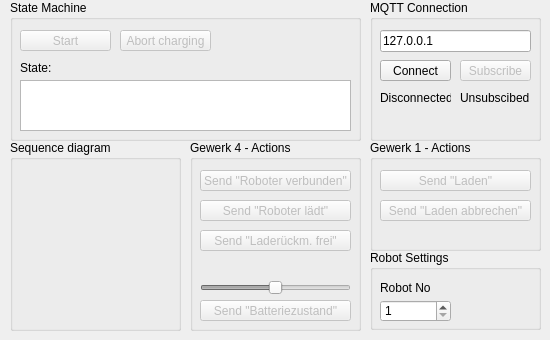
<?xml version="1.0" encoding="UTF-8"?>
<ui version="4.0">
 <class>DummyWindowGW4</class>
 <widget class="QWidget" name="DummyWindowGW4">
  <property name="geometry">
   <rect>
    <x>0</x>
    <y>0</y>
    <width>550</width>
    <height>340</height>
   </rect>
  </property>
  <property name="windowTitle">
   <string>Form</string>
  </property>
  <widget class="QGroupBox" name="groupBox">
   <property name="geometry">
    <rect>
     <x>190</x>
     <y>140</y>
     <width>171</width>
     <height>191</height>
    </rect>
   </property>
   <property name="title">
    <string>Gewerk 4 - Actions</string>
   </property>
   <widget class="QPushButton" name="pushButton_3">
    <property name="enabled">
     <bool>false</bool>
    </property>
    <property name="geometry">
     <rect>
      <x>10</x>
      <y>30</y>
      <width>151</width>
      <height>21</height>
     </rect>
    </property>
    <property name="text">
     <string>Send &quot;Roboter verbunden&quot;</string>
    </property>
   </widget>
   <widget class="QPushButton" name="pushButton_4">
    <property name="enabled">
     <bool>false</bool>
    </property>
    <property name="geometry">
     <rect>
      <x>10</x>
      <y>60</y>
      <width>151</width>
      <height>21</height>
     </rect>
    </property>
    <property name="text">
     <string>Send &quot;Roboter lädt&quot;</string>
    </property>
   </widget>
   <widget class="QPushButton" name="pushButton_5">
    <property name="enabled">
     <bool>false</bool>
    </property>
    <property name="geometry">
     <rect>
      <x>10</x>
      <y>90</y>
      <width>151</width>
      <height>21</height>
     </rect>
    </property>
    <property name="text">
     <string>Send &quot;Laderückm. frei&quot;</string>
    </property>
   </widget>
   <widget class="QPushButton" name="pushButton_6">
    <property name="enabled">
     <bool>false</bool>
    </property>
    <property name="geometry">
     <rect>
      <x>10</x>
      <y>160</y>
      <width>151</width>
      <height>21</height>
     </rect>
    </property>
    <property name="text">
     <string>Send &quot;Batteriezustand&quot;</string>
    </property>
   </widget>
   <widget class="QSlider" name="horizontalSlider">
    <property name="enabled">
     <bool>false</bool>
    </property>
    <property name="geometry">
     <rect>
      <x>10</x>
      <y>140</y>
      <width>151</width>
      <height>16</height>
     </rect>
    </property>
    <property name="maximum">
     <number>100</number>
    </property>
    <property name="value">
     <number>50</number>
    </property>
    <property name="orientation">
     <enum>Qt::Horizontal</enum>
    </property>
   </widget>
  </widget>
  <widget class="QGroupBox" name="groupBox_2">
   <property name="geometry">
    <rect>
     <x>370</x>
     <y>0</y>
     <width>171</width>
     <height>141</height>
    </rect>
   </property>
   <property name="title">
    <string>MQTT Connection</string>
   </property>
   <widget class="QLineEdit" name="lineEdit">
    <property name="geometry">
     <rect>
      <x>10</x>
      <y>30</y>
      <width>151</width>
      <height>22</height>
     </rect>
    </property>
    <property name="text">
     <string>127.0.0.1</string>
    </property>
   </widget>
   <widget class="QPushButton" name="pushButton">
    <property name="enabled">
     <bool>true</bool>
    </property>
    <property name="geometry">
     <rect>
      <x>10</x>
      <y>60</y>
      <width>71</width>
      <height>21</height>
     </rect>
    </property>
    <property name="text">
     <string>Connect</string>
    </property>
   </widget>
   <widget class="QLabel" name="label">
    <property name="geometry">
     <rect>
      <x>10</x>
      <y>90</y>
      <width>71</width>
      <height>16</height>
     </rect>
    </property>
    <property name="text">
     <string>Disconnected</string>
    </property>
   </widget>
   <widget class="QPushButton" name="pushButton_7">
    <property name="enabled">
     <bool>false</bool>
    </property>
    <property name="geometry">
     <rect>
      <x>90</x>
      <y>60</y>
      <width>71</width>
      <height>21</height>
     </rect>
    </property>
    <property name="text">
     <string>Subscribe</string>
    </property>
   </widget>
   <widget class="QLabel" name="label_5">
    <property name="geometry">
     <rect>
      <x>90</x>
      <y>90</y>
      <width>71</width>
      <height>16</height>
     </rect>
    </property>
    <property name="text">
     <string>Unsubscibed</string>
    </property>
   </widget>
  </widget>
  <widget class="QGroupBox" name="groupBox_3">
   <property name="geometry">
    <rect>
     <x>10</x>
     <y>0</y>
     <width>351</width>
     <height>141</height>
    </rect>
   </property>
   <property name="title">
    <string>State Machine</string>
   </property>
   <widget class="QPushButton" name="pushButton_2">
    <property name="enabled">
     <bool>false</bool>
    </property>
    <property name="geometry">
     <rect>
      <x>10</x>
      <y>30</y>
      <width>91</width>
      <height>21</height>
     </rect>
    </property>
    <property name="text">
     <string>Start</string>
    </property>
   </widget>
   <widget class="QLabel" name="label_3">
    <property name="geometry">
     <rect>
      <x>10</x>
      <y>60</y>
      <width>151</width>
      <height>16</height>
     </rect>
    </property>
    <property name="text">
     <string>State:</string>
    </property>
   </widget>
   <widget class="QPushButton" name="pushButton_8">
    <property name="enabled">
     <bool>false</bool>
    </property>
    <property name="geometry">
     <rect>
      <x>110</x>
      <y>30</y>
      <width>91</width>
      <height>21</height>
     </rect>
    </property>
    <property name="text">
     <string>Abort charging</string>
    </property>
   </widget>
   <widget class="QPlainTextEdit" name="plainTextEdit">
    <property name="geometry">
     <rect>
      <x>10</x>
      <y>80</y>
      <width>331</width>
      <height>51</height>
     </rect>
    </property>
    <property name="plainText">
     <string/>
    </property>
   </widget>
  </widget>
  <widget class="QGroupBox" name="groupBox_4">
   <property name="geometry">
    <rect>
     <x>10</x>
     <y>140</y>
     <width>171</width>
     <height>191</height>
    </rect>
   </property>
   <property name="title">
    <string>Sequence diagram</string>
   </property>
   <widget class="QLabel" name="label_4">
    <property name="geometry">
     <rect>
      <x>10</x>
      <y>20</y>
      <width>151</width>
      <height>161</height>
     </rect>
    </property>
    <property name="text">
     <string/>
    </property>
    <property name="pixmap">
     <pixmap>../../Desktop/gw4_sqd.jpg</pixmap>
    </property>
    <property name="scaledContents">
     <bool>true</bool>
    </property>
   </widget>
  </widget>
  <widget class="QGroupBox" name="groupBox_5">
   <property name="geometry">
    <rect>
     <x>370</x>
     <y>140</y>
     <width>171</width>
     <height>111</height>
    </rect>
   </property>
   <property name="title">
    <string>Gewerk 1 - Actions</string>
   </property>
   <widget class="QPushButton" name="pushButton_9">
    <property name="enabled">
     <bool>false</bool>
    </property>
    <property name="geometry">
     <rect>
      <x>10</x>
      <y>30</y>
      <width>151</width>
      <height>21</height>
     </rect>
    </property>
    <property name="text">
     <string>Send &quot;Laden&quot;</string>
    </property>
   </widget>
   <widget class="QPushButton" name="pushButton_10">
    <property name="enabled">
     <bool>false</bool>
    </property>
    <property name="geometry">
     <rect>
      <x>10</x>
      <y>60</y>
      <width>151</width>
      <height>21</height>
     </rect>
    </property>
    <property name="text">
     <string>Send &quot;Laden abbrechen&quot;</string>
    </property>
   </widget>
  </widget>
  <widget class="QGroupBox" name="groupBox_6">
   <property name="geometry">
    <rect>
     <x>370</x>
     <y>250</y>
     <width>171</width>
     <height>80</height>
    </rect>
   </property>
   <property name="title">
    <string>Robot Settings</string>
   </property>
   <widget class="QSpinBox" name="spinBox">
    <property name="geometry">
     <rect>
      <x>10</x>
      <y>50</y>
      <width>71</width>
      <height>22</height>
     </rect>
    </property>
    <property name="minimum">
     <number>1</number>
    </property>
    <property name="maximum">
     <number>8</number>
    </property>
   </widget>
   <widget class="QLabel" name="label_6">
    <property name="geometry">
     <rect>
      <x>10</x>
      <y>30</y>
      <width>51</width>
      <height>16</height>
     </rect>
    </property>
    <property name="text">
     <string>Robot No.:</string>
    </property>
    <property name="alignment">
     <set>Qt::AlignLeading|Qt::AlignLeft|Qt::AlignVCenter</set>
    </property>
   </widget>
  </widget>
 </widget>
 <resources/>
 <connections/>
</ui>
